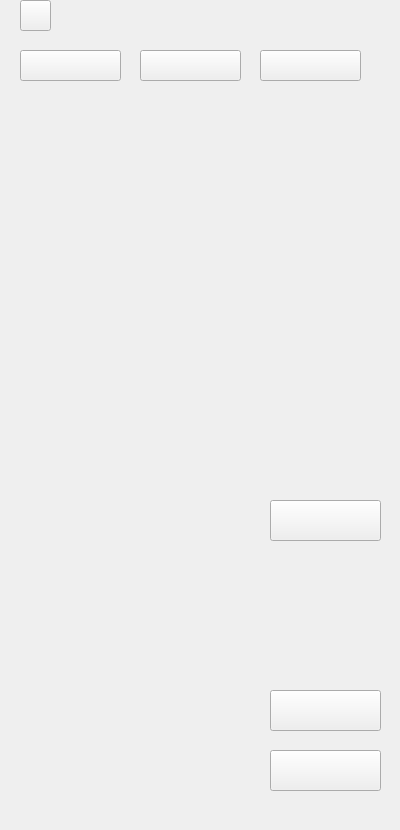
    <widget class="QWidget" name="page_12">
     <widget class="QLabel" name="label_12">
      <property name="geometry">
       <rect>
        <x>0</x>
        <y>0</y>
        <width>391</width>
        <height>821</height>
       </rect>
      </property>
      <property name="text">
       <string/>
      </property>
      <property name="pixmap">
       <pixmap resource="resources.qrc">:/images/images/Favorite.png</pixmap>
      </property>
     </widget>
     <widget class="QPushButton" name="pushButton_41">
      <property name="geometry">
       <rect>
        <x>20</x>
        <y>0</y>
        <width>31</width>
        <height>31</height>
       </rect>
      </property>
      <property name="text">
       <string/>
      </property>
     </widget>
     <widget class="QPushButton" name="pushButton_50">
      <property name="geometry">
       <rect>
        <x>20</x>
        <y>50</y>
        <width>101</width>
        <height>31</height>
       </rect>
      </property>
      <property name="text">
       <string/>
      </property>
     </widget>
     <widget class="QPushButton" name="pushButton_51">
      <property name="geometry">
       <rect>
        <x>140</x>
        <y>50</y>
        <width>101</width>
        <height>31</height>
       </rect>
      </property>
      <property name="text">
       <string/>
      </property>
     </widget>
     <widget class="QPushButton" name="pushButton_52">
      <property name="geometry">
       <rect>
        <x>260</x>
        <y>50</y>
        <width>101</width>
        <height>31</height>
       </rect>
      </property>
      <property name="text">
       <string/>
      </property>
     </widget>
     <widget class="QPushButton" name="pushButton_176">
      <property name="geometry">
       <rect>
        <x>270</x>
        <y>500</y>
        <width>111</width>
        <height>41</height>
       </rect>
      </property>
      <property name="text">
       <string/>
      </property>
     </widget>
     <widget class="QPushButton" name="pushButton_177">
      <property name="geometry">
       <rect>
        <x>270</x>
        <y>690</y>
        <width>111</width>
        <height>41</height>
       </rect>
      </property>
      <property name="text">
       <string/>
      </property>
     </widget>
     <widget class="QPushButton" name="pushButton_178">
      <property name="geometry">
       <rect>
        <x>270</x>
        <y>750</y>
        <width>111</width>
        <height>41</height>
       </rect>
      </property>
      <property name="text">
       <string/>
      </property>
     </widget>
    </widget>
